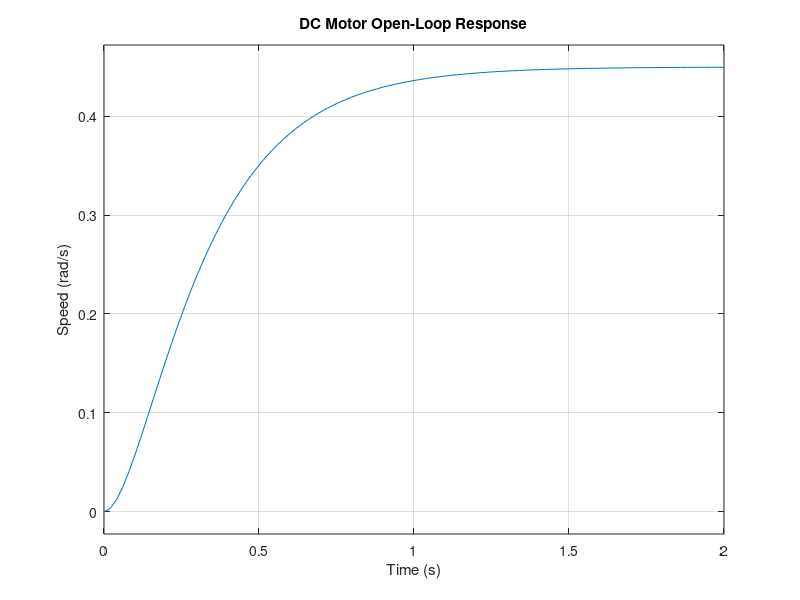

This figure's MATLAB source: (Note: this script raises an error after producing the figure.)
clc;
clear;
close all;

%% DC Motor Parameters
R  = 2;
L  = 0.5;
Kt = 0.015;
Ke = 0.015;
J  = 0.02;
b  = 0.2;

%% Motor Transfer Function
num = Kt;
den = [L*J, (L*b + R*J), (R*b + Ke*Kt)];

G = tf(num, den);

disp('DC Motor Transfer Function:');
G

%% Open Loop Response
figure;
step(12*G);
grid on;
title('DC Motor Open-Loop Response');
xlabel('Time (s)');
ylabel('Speed (rad/s)');

%% Open Loop Performance
info_open = stepinfo(G);

disp('Open Loop Performance:');
disp(info_open);

%% Reference
r = 0.4;

%% P Controller
Kp = 100;

G_P = feedback(Kp*G, 1);

figure;
step(r*G_P);
grid on;
title('P Controller Response');
xlabel('Time (s)');
ylabel('Speed (rad/s)');

info_P = stepinfo(G_P);

disp('P Controller Performance:');
disp(info_P);

%% PI Controller
Kp = 100;
Ki = 10;

C_PI = pid(Kp, Ki);

G_PI = feedback(C_PI*G, 1);

figure;
step(r*G_PI);
grid on;
title('PI Controller Response');
xlabel('Time (s)');
ylabel('Speed (rad/s)');

info_PI = stepinfo(G_PI);

disp('PI Controller Performance:');
disp(info_PI);

%% PID Controller
Kp = 100;
Ki = 200;
Kd = 10;

C_PID = pid(Kp, Ki, Kd);

G_PID = feedback(C_PID*G, 1);

figure;
step(r*G_PID);
grid on;
title('PID Controller Response');
xlabel('Time (s)');
ylabel('Speed (rad/s)');

info_PID = stepinfo(G_PID);

disp('PID Controller Performance:');
disp(info_PID);

%% Compare P, PI and PID
t = 0:0.01:20;

[yP, tP] = step(r*G_P, t);
[yPI, tPI] = step(r*G_PI, t);
[yPID, tPID] = step(r*G_PID, t);

figure;

plot(tP, yP, 'LineWidth', 1.5);
hold on;

plot(tPI, yPI, 'LineWidth', 1.5);

plot(tPID, yPID, 'LineWidth', 1.5);

yline(r, '--');

grid on;

title('P vs PI vs PID');
xlabel('Time (s)');
ylabel('Speed (rad/s)');

legend('P','PI','PID','Reference');

%% Display Steady-State Errors
ess_P = abs(r - dcgain(G_P)*r);
ess_PI = abs(r - dcgain(G_PI)*r);
ess_PID = abs(r - dcgain(G_PID)*r);

fprintf('\nSteady-State Errors:\n');
fprintf('P   = %.6f rad/s\n', ess_P);
fprintf('PI  = %.6f rad/s\n', ess_PI);
fprintf('PID = %.6f rad/s\n', ess_PID);
